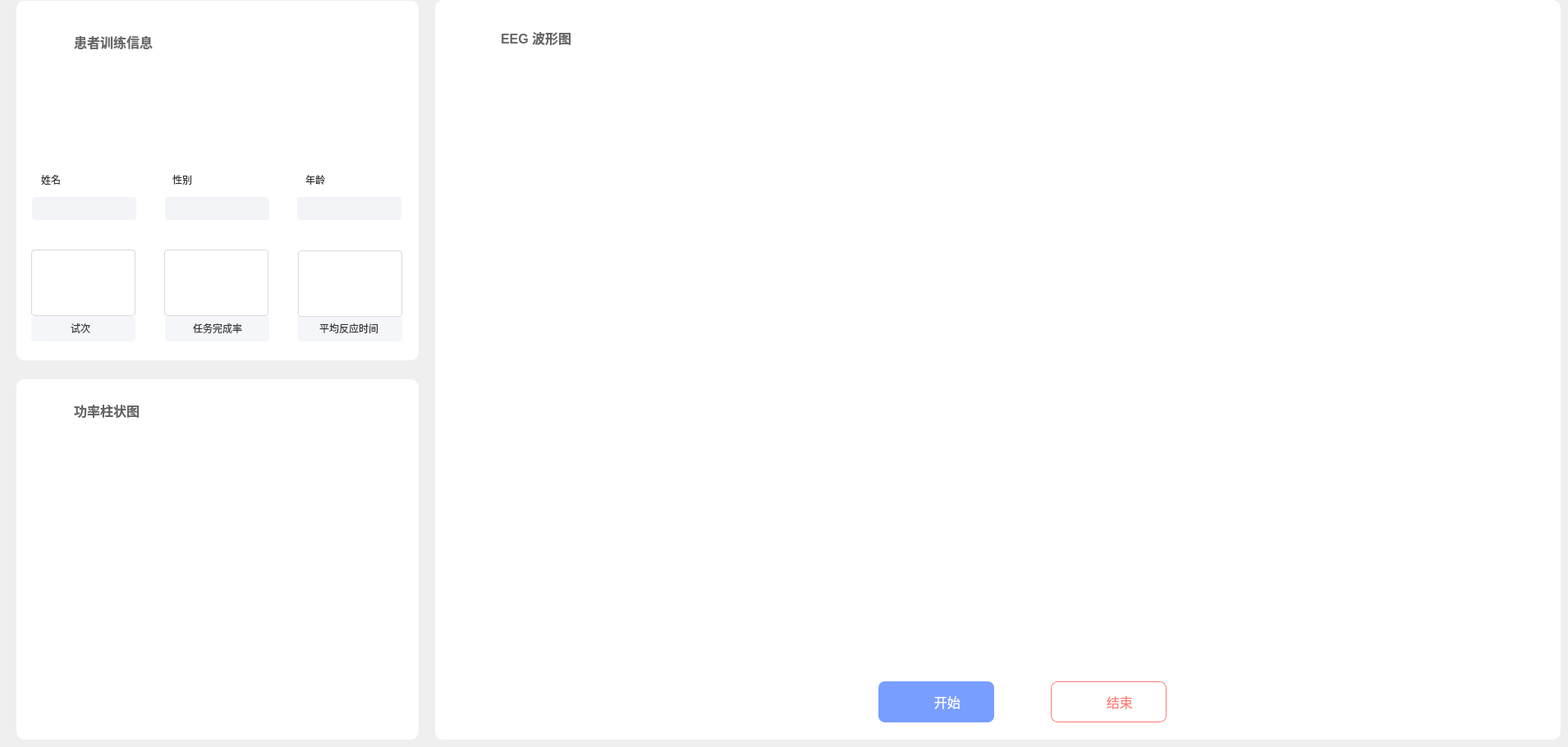
     <widget class="QWidget" name="tab_5">
      <attribute name="title">
       <string>Tab 3</string>
      </attribute>
      <widget class="QLabel" name="label_train_patient_avatar">
       <property name="geometry">
        <rect>
         <x>210</x>
         <y>80</y>
         <width>107</width>
         <height>107</height>
        </rect>
       </property>
       <property name="minimumSize">
        <size>
         <width>107</width>
         <height>107</height>
        </size>
       </property>
       <property name="maximumSize">
        <size>
         <width>107</width>
         <height>107</height>
        </size>
       </property>
       <property name="styleSheet">
        <string notr="true">border-image: url(:/treat/pic/treat_patient_touxiang.png);</string>
       </property>
       <property name="text">
        <string/>
       </property>
      </widget>
      <widget class="QLabel" name="label_train_name_title">
       <property name="geometry">
        <rect>
         <x>50</x>
         <y>210</y>
         <width>90</width>
         <height>18</height>
        </rect>
       </property>
       <property name="styleSheet">
        <string notr="true">color: #333333; font-size: 12px;</string>
       </property>
       <property name="text">
        <string>姓名</string>
       </property>
      </widget>
      <widget class="QLabel" name="label_train_sex_title">
       <property name="geometry">
        <rect>
         <x>210</x>
         <y>210</y>
         <width>90</width>
         <height>18</height>
        </rect>
       </property>
       <property name="styleSheet">
        <string notr="true">color: #333333; font-size: 12px;</string>
       </property>
       <property name="text">
        <string>性别</string>
       </property>
      </widget>
      <widget class="QLabel" name="label_train_age_title">
       <property name="geometry">
        <rect>
         <x>372</x>
         <y>210</y>
         <width>90</width>
         <height>18</height>
        </rect>
       </property>
       <property name="styleSheet">
        <string notr="true">color: #333333; font-size: 12px;</string>
       </property>
       <property name="text">
        <string>年龄</string>
       </property>
      </widget>
      <widget class="QLabel" name="label_train_name_value">
       <property name="geometry">
        <rect>
         <x>39</x>
         <y>240</y>
         <width>127</width>
         <height>28</height>
        </rect>
       </property>
       <property name="minimumSize">
        <size>
         <width>127</width>
         <height>28</height>
        </size>
       </property>
       <property name="maximumSize">
        <size>
         <width>127</width>
         <height>28</height>
        </size>
       </property>
       <property name="styleSheet">
        <string notr="true">background-color: #F2F4F8; color: #333333; border-radius: 4px; padding-left: 8px;</string>
       </property>
       <property name="text">
        <string/>
       </property>
      </widget>
      <widget class="QLabel" name="label_train_sex_value">
       <property name="geometry">
        <rect>
         <x>201</x>
         <y>240</y>
         <width>127</width>
         <height>28</height>
        </rect>
       </property>
       <property name="minimumSize">
        <size>
         <width>127</width>
         <height>28</height>
        </size>
       </property>
       <property name="maximumSize">
        <size>
         <width>127</width>
         <height>28</height>
        </size>
       </property>
       <property name="styleSheet">
        <string notr="true">background-color: #F2F4F8; color: #333333; border-radius: 4px; padding-left: 8px;</string>
       </property>
       <property name="text">
        <string/>
       </property>
      </widget>
      <widget class="QLabel" name="label_train_age_value">
       <property name="geometry">
        <rect>
         <x>362</x>
         <y>240</y>
         <width>127</width>
         <height>28</height>
        </rect>
       </property>
       <property name="minimumSize">
        <size>
         <width>127</width>
         <height>28</height>
        </size>
       </property>
       <property name="maximumSize">
        <size>
         <width>127</width>
         <height>28</height>
        </size>
       </property>
       <property name="styleSheet">
        <string notr="true">background-color: #F2F4F8; color: #333333; border-radius: 4px; padding-left: 8px;</string>
       </property>
       <property name="text">
        <string/>
       </property>
      </widget>
      <widget class="QLabel" name="label_train_trial_card">
       <property name="geometry">
        <rect>
         <x>38</x>
         <y>385</y>
         <width>127</width>
         <height>31</height>
        </rect>
       </property>
       <property name="minimumSize">
        <size>
         <width>127</width>
         <height>0</height>
        </size>
       </property>
       <property name="maximumSize">
        <size>
         <width>127</width>
         <height>16777215</height>
        </size>
       </property>
       <property name="styleSheet">
        <string notr="true">background-color: #F5F6F9; border-radius: 4px;</string>
       </property>
       <property name="text">
        <string/>
       </property>
      </widget>
      <widget class="QLabel" name="label_train_complete_card">
       <property name="geometry">
        <rect>
         <x>201</x>
         <y>385</y>
         <width>127</width>
         <height>31</height>
        </rect>
       </property>
       <property name="minimumSize">
        <size>
         <width>127</width>
         <height>0</height>
        </size>
       </property>
       <property name="maximumSize">
        <size>
         <width>127</width>
         <height>16777215</height>
        </size>
       </property>
       <property name="styleSheet">
        <string notr="true">background-color: #F5F6F9; border-radius: 4px;</string>
       </property>
       <property name="text">
        <string/>
       </property>
      </widget>
      <widget class="QLabel" name="label_train_avg_card">
       <property name="geometry">
        <rect>
         <x>362</x>
         <y>385</y>
         <width>128</width>
         <height>31</height>
        </rect>
       </property>
       <property name="minimumSize">
        <size>
         <width>128</width>
         <height>0</height>
        </size>
       </property>
       <property name="maximumSize">
        <size>
         <width>127</width>
         <height>16777215</height>
        </size>
       </property>
       <property name="styleSheet">
        <string notr="true">background-color: #F5F6F9; border-radius: 4px;</string>
       </property>
       <property name="text">
        <string/>
       </property>
      </widget>
      <widget class="QLabel" name="label_train_complete_value">
       <property name="geometry">
        <rect>
         <x>200</x>
         <y>304</y>
         <width>127</width>
         <height>81</height>
        </rect>
       </property>
       <property name="minimumSize">
        <size>
         <width>127</width>
         <height>0</height>
        </size>
       </property>
       <property name="maximumSize">
        <size>
         <width>127</width>
         <height>16777215</height>
        </size>
       </property>
       <property name="styleSheet">
        <string notr="true">color: #3478F6; font-size: 18px; border: 1px solid #D9D9D9; border-radius: 4px; background-color: #FFFFFF;</string>
       </property>
       <property name="text">
        <string/>
       </property>
       <property name="alignment">
        <set>Qt::AlignCenter</set>
       </property>
      </widget>
      <widget class="QLabel" name="label_train_avg_value">
       <property name="geometry">
        <rect>
         <x>363</x>
         <y>305</y>
         <width>127</width>
         <height>81</height>
        </rect>
       </property>
       <property name="minimumSize">
        <size>
         <width>127</width>
         <height>0</height>
        </size>
       </property>
       <property name="maximumSize">
        <size>
         <width>127</width>
         <height>16777215</height>
        </size>
       </property>
       <property name="styleSheet">
        <string notr="true">color: #3478F6; font-size: 18px; border: 1px solid #D9D9D9; border-radius: 4px; background-color: #FFFFFF;</string>
       </property>
       <property name="text">
        <string/>
       </property>
       <property name="alignment">
        <set>Qt::AlignCenter</set>
       </property>
      </widget>
      <widget class="QLabel" name="label_train_complete_caption">
       <property name="geometry">
        <rect>
         <x>210</x>
         <y>390</y>
         <width>110</width>
         <height>20</height>
        </rect>
       </property>
       <property name="styleSheet">
        <string notr="true">color: #333333; font-size: 12px;</string>
       </property>
       <property name="text">
        <string>任务完成率</string>
       </property>
       <property name="alignment">
        <set>Qt::AlignCenter</set>
       </property>
      </widget>
      <widget class="QLabel" name="label_train_avg_caption">
       <property name="geometry">
        <rect>
         <x>370</x>
         <y>390</y>
         <width>110</width>
         <height>20</height>
        </rect>
       </property>
       <property name="styleSheet">
        <string notr="true">color: #333333; font-size: 12px;</string>
       </property>
       <property name="text">
        <string>平均反应时间</string>
       </property>
       <property name="alignment">
        <set>Qt::AlignCenter</set>
       </property>
      </widget>
      <widget class="QWidget" name="widget_BCIWave" native="true">
       <property name="geometry">
        <rect>
         <x>630</x>
         <y>80</y>
         <width>1241</width>
         <height>731</height>
        </rect>
       </property>
      </widget>
      <widget class="QWidget" name="widget_PowerBar" native="true">
       <property name="geometry">
        <rect>
         <x>70</x>
         <y>540</y>
         <width>421</width>
         <height>301</height>
        </rect>
       </property>
      </widget>
      <widget class="QLabel" name="label_36">
       <property name="geometry">
        <rect>
         <x>20</x>
         <y>462</y>
         <width>490</width>
         <height>439</height>
        </rect>
       </property>
       <property name="minimumSize">
        <size>
         <width>490</width>
         <height>439</height>
        </size>
       </property>
       <property name="maximumSize">
        <size>
         <width>490</width>
         <height>439</height>
        </size>
       </property>
       <property name="styleSheet">
        <string notr="true">background-color: rgb(255, 255, 255); border-radius: 10px;</string>
       </property>
       <property name="text">
        <string/>
       </property>
      </widget>
      <widget class="QLabel" name="label_35">
       <property name="geometry">
        <rect>
         <x>20</x>
         <y>1</y>
         <width>490</width>
         <height>438</height>
        </rect>
       </property>
       <property name="minimumSize">
        <size>
         <width>490</width>
         <height>435</height>
        </size>
       </property>
       <property name="styleSheet">
        <string notr="true">background-color: rgb(255, 255, 255); border-radius: 10px;</string>
       </property>
       <property name="text">
        <string/>
       </property>
      </widget>
      <widget class="QLabel" name="label_37">
       <property name="geometry">
        <rect>
         <x>530</x>
         <y>0</y>
         <width>1371</width>
         <height>901</height>
        </rect>
       </property>
       <property name="styleSheet">
        <string notr="true">background-color: rgb(255, 255, 255); border-radius: 10px;</string>
       </property>
       <property name="text">
        <string/>
       </property>
      </widget>
      <widget class="QLabel" name="label_38">
       <property name="geometry">
        <rect>
         <x>610</x>
         <y>30</y>
         <width>101</width>
         <height>31</height>
        </rect>
       </property>
       <property name="minimumSize">
        <size>
         <width>0</width>
         <height>0</height>
        </size>
       </property>
       <property name="maximumSize">
        <size>
         <width>234</width>
         <height>54</height>
        </size>
       </property>
       <property name="font">
        <font>
         <pointsize>12</pointsize>
         <bold>true</bold>
        </font>
       </property>
       <property name="styleSheet">
        <string notr="true">color: #666666;</string>
       </property>
       <property name="text">
        <string>EEG 波形图</string>
       </property>
      </widget>
      <widget class="QLabel" name="label_39">
       <property name="geometry">
        <rect>
         <x>90</x>
         <y>40</y>
         <width>101</width>
         <height>21</height>
        </rect>
       </property>
       <property name="minimumSize">
        <size>
         <width>0</width>
         <height>0</height>
        </size>
       </property>
       <property name="maximumSize">
        <size>
         <width>255</width>
         <height>54</height>
        </size>
       </property>
       <property name="font">
        <font>
         <family>Microsoft YaHei UI</family>
         <pointsize>12</pointsize>
         <bold>true</bold>
        </font>
       </property>
       <property name="styleSheet">
        <string notr="true">color: #666666;</string>
       </property>
       <property name="text">
        <string>患者训练信息</string>
       </property>
      </widget>
      <widget class="QLabel" name="label_44">
       <property name="geometry">
        <rect>
         <x>90</x>
         <y>490</y>
         <width>81</width>
         <height>20</height>
        </rect>
       </property>
       <property name="minimumSize">
        <size>
         <width>0</width>
         <height>0</height>
        </size>
       </property>
       <property name="maximumSize">
        <size>
         <width>164</width>
         <height>41</height>
        </size>
       </property>
       <property name="font">
        <font>
         <pointsize>12</pointsize>
         <bold>true</bold>
        </font>
       </property>
       <property name="styleSheet">
        <string notr="true">color: #666666;</string>
       </property>
       <property name="text">
        <string>功率柱状图</string>
       </property>
      </widget>
      <widget class="QLabel" name="label_22">
       <property name="geometry">
        <rect>
         <x>60</x>
         <y>40</y>
         <width>18</width>
         <height>18</height>
        </rect>
       </property>
       <property name="minimumSize">
        <size>
         <width>18</width>
         <height>18</height>
        </size>
       </property>
       <property name="maximumSize">
        <size>
         <width>18</width>
         <height>18</height>
        </size>
       </property>
       <property name="styleSheet">
        <string notr="true">border-image: url(:/treat/pic/treat_patient_logo.png);</string>
       </property>
       <property name="text">
        <string/>
       </property>
      </widget>
      <widget class="QPushButton" name="pushButton_start_stop">
       <property name="geometry">
        <rect>
         <x>1070</x>
         <y>830</y>
         <width>141</width>
         <height>50</height>
        </rect>
       </property>
       <property name="minimumSize">
        <size>
         <width>141</width>
         <height>50</height>
        </size>
       </property>
       <property name="maximumSize">
        <size>
         <width>141</width>
         <height>50</height>
        </size>
       </property>
       <property name="font">
        <font>
         <pointsize>12</pointsize>
        </font>
       </property>
       <property name="styleSheet">
        <string notr="true">background-color: #789EFF; color: #ffffff; border: none; border-radius: 8px;</string>
       </property>
       <property name="text">
        <string>      开始</string>
       </property>
      </widget>
      <widget class="QPushButton" name="pushButton_paradigm_shut_down">
       <property name="geometry">
        <rect>
         <x>1280</x>
         <y>830</y>
         <width>141</width>
         <height>50</height>
        </rect>
       </property>
       <property name="minimumSize">
        <size>
         <width>141</width>
         <height>50</height>
        </size>
       </property>
       <property name="maximumSize">
        <size>
         <width>141</width>
         <height>50</height>
        </size>
       </property>
       <property name="font">
        <font>
         <pointsize>12</pointsize>
        </font>
       </property>
       <property name="styleSheet">
        <string notr="true">background-color: #ffffff; color: #FF7B71; border: 1px solid #FF7B71; border-radius: 8px;</string>
       </property>
       <property name="text">
        <string>      结束</string>
       </property>
      </widget>
      <widget class="QLabel" name="label_47">
       <property name="geometry">
        <rect>
         <x>60</x>
         <y>490</y>
         <width>18</width>
         <height>18</height>
        </rect>
       </property>
       <property name="minimumSize">
        <size>
         <width>18</width>
         <height>18</height>
        </size>
       </property>
       <property name="maximumSize">
        <size>
         <width>18</width>
         <height>18</height>
        </size>
       </property>
       <property name="styleSheet">
        <string notr="true">border-image: url(:/treat/pic/treat_power_logo.png);</string>
       </property>
       <property name="text">
        <string/>
       </property>
      </widget>
      <widget class="QLabel" name="label_5">
       <property name="geometry">
        <rect>
         <x>570</x>
         <y>40</y>
         <width>18</width>
         <height>14</height>
        </rect>
       </property>
       <property name="minimumSize">
        <size>
         <width>18</width>
         <height>14</height>
        </size>
       </property>
       <property name="maximumSize">
        <size>
         <width>18</width>
         <height>14</height>
        </size>
       </property>
       <property name="styleSheet">
        <string notr="true">border-image: url(:/treat/pic/treat_wave_logo.png);</string>
       </property>
       <property name="text">
        <string/>
       </property>
      </widget>
      <widget class="QLabel" name="label_train_trial_caption">
       <property name="geometry">
        <rect>
         <x>43</x>
         <y>390</y>
         <width>110</width>
         <height>20</height>
        </rect>
       </property>
       <property name="styleSheet">
        <string notr="true">color: #333333; font-size: 12px;</string>
       </property>
       <property name="text">
        <string>试次</string>
       </property>
       <property name="alignment">
        <set>Qt::AlignCenter</set>
       </property>
      </widget>
      <widget class="QLabel" name="label_train_trial_value">
       <property name="geometry">
        <rect>
         <x>38</x>
         <y>304</y>
         <width>127</width>
         <height>81</height>
        </rect>
       </property>
       <property name="minimumSize">
        <size>
         <width>127</width>
         <height>0</height>
        </size>
       </property>
       <property name="maximumSize">
        <size>
         <width>127</width>
         <height>16777215</height>
        </size>
       </property>
       <property name="styleSheet">
        <string notr="true">color: #3478F6; font-size: 18px; border: 1px solid #D9D9D9; border-radius: 4px; background-color: #FFFFFF;</string>
       </property>
       <property name="text">
        <string/>
       </property>
       <property name="alignment">
        <set>Qt::AlignCenter</set>
       </property>
      </widget>
      <widget class="QLabel" name="label_62">
       <property name="geometry">
        <rect>
         <x>580</x>
         <y>40</y>
         <width>18</width>
         <height>14</height>
        </rect>
       </property>
       <property name="minimumSize">
        <size>
         <width>18</width>
         <height>14</height>
        </size>
       </property>
       <property name="maximumSize">
        <size>
         <width>18</width>
         <height>14</height>
        </size>
       </property>
       <property name="styleSheet">
        <string notr="true">border-image: url(:/main/pic/icon_wave.png);</string>
       </property>
       <property name="text">
        <string/>
       </property>
      </widget>
      <widget class="QLabel" name="label_74">
       <property name="geometry">
        <rect>
         <x>1110</x>
         <y>848</y>
         <width>14</width>
         <height>16</height>
        </rect>
       </property>
       <property name="minimumSize">
        <size>
         <width>14</width>
         <height>16</height>
        </size>
       </property>
       <property name="maximumSize">
        <size>
         <width>14</width>
         <height>16</height>
        </size>
       </property>
       <property name="styleSheet">
        <string notr="true">border-image: url(:/set/pic/icon_start.png);</string>
       </property>
       <property name="text">
        <string/>
       </property>
      </widget>
      <widget class="QLabel" name="label_75">
       <property name="geometry">
        <rect>
         <x>1320</x>
         <y>847</y>
         <width>16</width>
         <height>16</height>
        </rect>
       </property>
       <property name="minimumSize">
        <size>
         <width>16</width>
         <height>16</height>
        </size>
       </property>
       <property name="maximumSize">
        <size>
         <width>16</width>
         <height>16</height>
        </size>
       </property>
       <property name="styleSheet">
        <string notr="true">border-image: url(:/set/pic/icon_shut_paradigm.png);</string>
       </property>
       <property name="text">
        <string/>
       </property>
      </widget>
      <zorder>label_37</zorder>
      <zorder>label_35</zorder>
      <zorder>label_36</zorder>
      <zorder>label_train_trial_card</zorder>
      <zorder>label_train_complete_card</zorder>
      <zorder>label_train_avg_card</zorder>
      <zorder>label_train_patient_avatar</zorder>
      <zorder>label_train_name_title</zorder>
      <zorder>label_train_sex_title</zorder>
      <zorder>label_train_age_title</zorder>
      <zorder>label_train_name_value</zorder>
      <zorder>label_train_sex_value</zorder>
      <zorder>label_train_age_value</zorder>
      <zorder>label_train_complete_value</zorder>
      <zorder>label_train_avg_value</zorder>
      <zorder>label_train_complete_caption</zorder>
      <zorder>label_train_avg_caption</zorder>
      <zorder>widget_BCIWave</zorder>
      <zorder>widget_PowerBar</zorder>
      <zorder>label_38</zorder>
      <zorder>label_39</zorder>
      <zorder>label_44</zorder>
      <zorder>label_22</zorder>
      <zorder>pushButton_start_stop</zorder>
      <zorder>pushButton_paradigm_shut_down</zorder>
      <zorder>label_47</zorder>
      <zorder>label_5</zorder>
      <zorder>label_train_trial_caption</zorder>
      <zorder>label_train_trial_value</zorder>
      <zorder>label_62</zorder>
      <zorder>label_74</zorder>
      <zorder>label_75</zorder>
     </widget>
